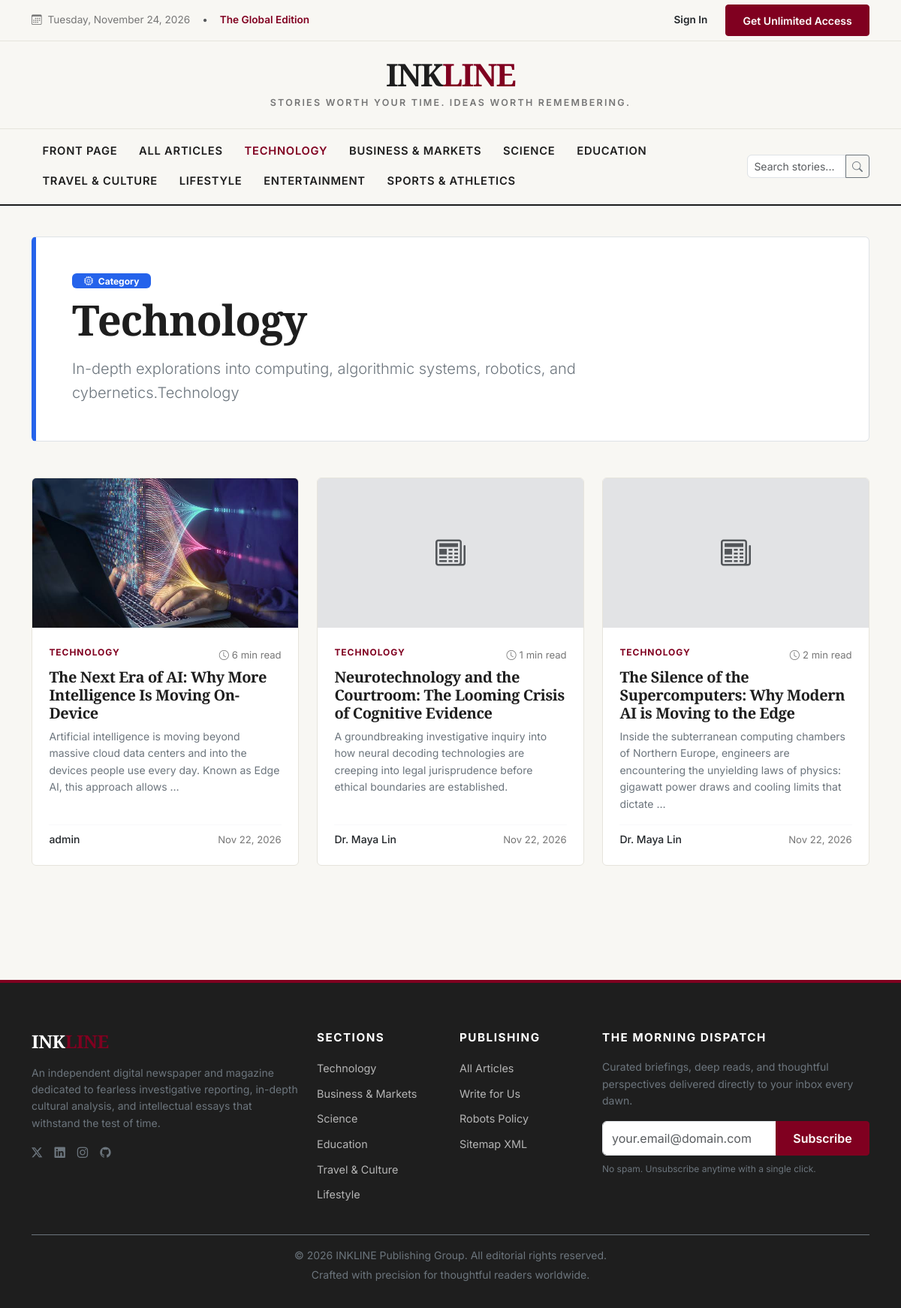
The app's page /articles/category/technology/, older data.
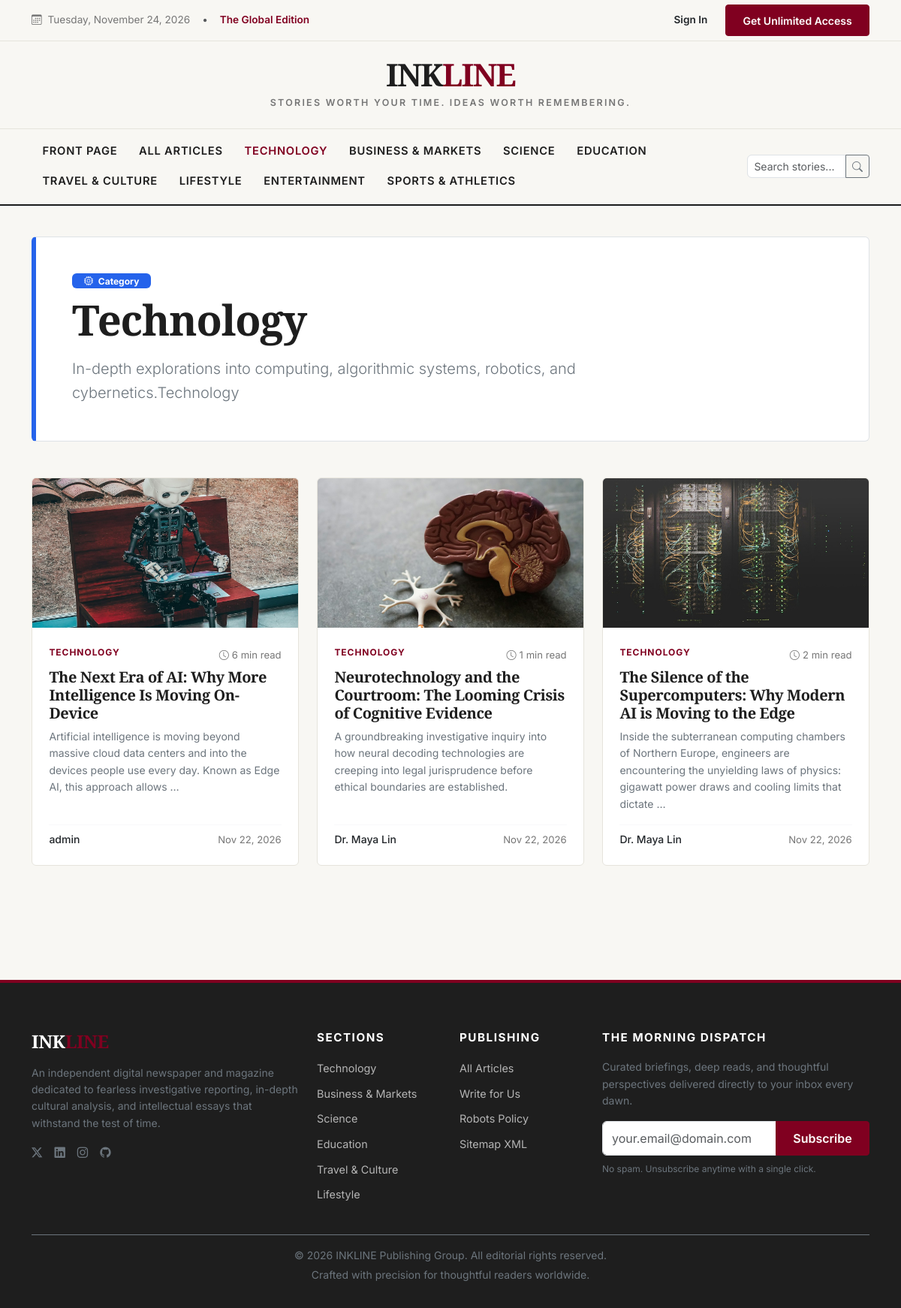
The same page, newer data.
### articles/models.py (models this page shows, shortened)
class Article(models.Model):
    class ArticleType(models.TextChoices):
        NEWS = 'NEWS', 'News'
        OPINION = 'OPINION', 'Opinion'
        FEATURE = 'FEATURE', 'Feature Story'
        EDITORIAL = 'EDITORIAL', 'Editorial'
        INTERVIEW = 'INTERVIEW', 'Interview'
        LONGFORM = 'LONGFORM', 'Long-form Investigation'
    class ArticleStatus(models.TextChoices):
        DRAFT = 'DRAFT', 'Draft'
        SUBMITTED = 'SUBMITTED', 'Submitted for Review'
        CHANGES_REQUESTED = 'CHANGES_REQUESTED', 'Changes Requested'
        APPROVED = 'APPROVED', 'Approved'
        SCHEDULED = 'SCHEDULED', 'Scheduled'
        PUBLISHED = 'PUBLISHED', 'Published'
        REJECTED = 'REJECTED', 'Rejected'
        ARCHIVED = 'ARCHIVED', 'Archived'
    title = models.CharField(max_length=255)
    subtitle = models.CharField(max_length=350, blank=True)
    slug = models.SlugField(max_length=280, unique=True, db_index=True)
    author = models.ForeignKey(settings.AUTH_USER_MODEL, on_delete=models.CASCADE, related_name='articles')
    category = models.ForeignKey(Category, on_delete=models.PROTECT, related_name='articles')
    tags = models.ManyToManyField(Tag, blank=True, related_name='articles')
    article_type = models.CharField(max_length=20, choices=ArticleType.choices, default=ArticleType.NEWS)
    excerpt = models.TextField(max_length=600, help_text='Short teaser shown to public visitors.')
    content = models.TextField(help_text='Full article content. Protected server-side.')
    cover_image = models.ImageField(upload_to='article_covers/', blank=True, null=True)
    cover_caption = models.CharField(max_length=255, blank=True)
    cover_credit = models.CharField(max_length=150, blank=True)
    status = models.CharField(max_length=20, choices=ArticleStatus.choices, default=ArticleStatus.DRAFT, db_index=True)
    word_count = models.PositiveIntegerField(default=0)
    estimated_reading_time = models.PositiveIntegerField(default=1, help_text='Estimated reading time in minutes')
    views_count = models.PositiveIntegerField(default=0)
    is_featured = models.BooleanField(default=False, help_text='Show in top featured hero banner')
    is_editors_pick = models.BooleanField(default=False, help_text='Show in Editor\'s Picks carousel')
    is_trending = models.BooleanField(default=False, help_text='Manually flag or algorithmically elevated')
    sources = models.TextField(blank=True, help_text='Optional primary sources or citations')
    created_at = models.DateTimeField(auto_now_add=True)
    updated_at = models.DateTimeField(auto_now=True)
    scheduled_at = models.DateTimeField(null=True, blank=True)
    published_at = models.DateTimeField(null=True, blank=True, db_index=True)
    class Meta:
        ordering = ['-published_at', '-created_at']

class Category(models.Model):
    name = models.CharField(max_length=100, unique=True)
    slug = models.SlugField(max_length=120, unique=True)
    description = models.TextField(blank=True)
    icon = models.CharField(max_length=50, default='bi-newspaper', help_text='Bootstrap Icon class')
    accent_color = models.CharField(max_length=30, default='#800020', help_text='Hex color code')
    order = models.PositiveIntegerField(default=0)
    is_active = models.BooleanField(default=True)
    class Meta:
        verbose_name_plural = 'Categories'
        ordering = ['order', 'name']

### accounts/models.py (models this page shows, shortened)
class CustomUser(AbstractUser):
    class Role(models.TextChoices):
        READER = 'READER', 'Reader'
        AUTHOR = 'AUTHOR', 'Author'
        ADMIN = 'ADMIN', 'Administrator'
    email = models.EmailField(unique=True, verbose_name='Email Address')
    role = models.CharField(max_length=20, choices=Role.choices, default=Role.READER)
    is_email_verified = models.BooleanField(default=False)
    email_verification_token = models.CharField(max_length=100, blank=True, null=True)
    created_at = models.DateTimeField(default=timezone.now)
    USERNAME_FIELD = 'username'
    REQUIRED_FIELDS = ['email']

class AuthorProfile(models.Model):
    user = models.OneToOneField(CustomUser, on_delete=models.CASCADE, related_name='author_profile')
    pen_name = models.CharField(max_length=100, blank=True)
    tagline = models.CharField(max_length=200, blank=True, help_text="e.g. Senior Investigative Tech Reporter")
    bio = models.TextField(blank=True)
    profile_picture = models.ImageField(upload_to='author_profiles/', blank=True, null=True)
    writing_interests = models.CharField(max_length=300, blank=True, help_text="e.g. Artificial Intelligence, Climate Science, Geopolitics")
    website_url = models.URLField(blank=True, null=True)
    twitter_handle = models.CharField(max_length=50, blank=True)
    linkedin_url = models.URLField(blank=True, null=True)
    is_approved = models.BooleanField(default=False)
    is_suspended = models.BooleanField(default=False)
    approved_at = models.DateTimeField(null=True, blank=True)
    created_at = models.DateTimeField(auto_now_add=True)
    updated_at = models.DateTimeField(auto_now=True)
    def display_name(self):
        if self.pen_name:
            return self.pen_name
        full = f"{self.user.first_name} {self.user.last_name}".strip()
        return full if full else self.user.username

### articles/views.py (the view)
# urls.py: path('category/<slug:slug>/', views.category_detail_view, name='category_detail'),
def category_detail_view(request, slug):
    category = get_object_or_404(Category, slug=slug, is_active=True)
    now = timezone.now()
    articles_qs = Article.objects.filter(
        category=category,
        status=Article.ArticleStatus.PUBLISHED,
        published_at__lte=now
    ).select_related('author', 'author__author_profile').prefetch_related('tags')
    sort = request.GET.get('sort', 'latest')
    if sort == 'popular':
        articles_qs = articles_qs.order_by('-views_count', '-published_at')
    else:
        articles_qs = articles_qs.order_by('-published_at')
    paginator = Paginator(articles_qs, 9)
    page_number = request.GET.get('page')
    page_obj = paginator.get_page(page_number)
    return render(request, 'articles/category.html', {
        'category': category,
        'page_obj': page_obj,
        'sort': sort,
    })

### articles/context_processors.py (called while the page is built)
def global_categories(request):
    try:
        categories = Category.objects.filter(is_active=True).order_by('order', 'name')
    except Exception:
        categories = []
    return {'global_categories': categories}

### reader_features/context_processors.py (called while the page is built)
def user_notifications_count(request):
    if request.user.is_authenticated:
        try:
            unread_count = Notification.objects.filter(recipient=request.user, is_read=False).count()
        except Exception:
            unread_count = 0
        return {'unread_notifications_count': unread_count}
    return {'unread_notifications_count': 0}

### templates/articles/category.html (shortened to what this page needs)
{% extends 'base.html' %}
{% load static %}
{% block content %}
<div class="container py-4">
    <div class="p-4 p-md-5 mb-5 rounded bg-white border" style="border-left: 6px solid {{ category.accent_color }} !important;">
        <div class="d-flex align-items-center gap-2 mb-2">
            <span class="badge text-white px-3 py-1" style="background-color: {{ category.accent_color }};">
                <i class="bi {{ category.icon }} me-1"></i> Category
            </span>
        </div>
        <h1 class="font-serif fw-bold display-4 mb-3">{{ category.name }}</h1>
        <p class="lead text-secondary mb-0" style="max-width: 750px;">
            {{ category.description|default:"Curated coverage, editorial commentary, and breaking analysis in "|add:category.name }}
        </p>
    </div>
    <div class="row g-4 mb-5">
        {% for article in page_obj %}
            <div class="col-md-6 col-lg-4">
                {% include 'components/article_card.html' with article=article %}
            </div>
        {% endfor %}
    </div>
</div>
{% endblock %}

### templates/components/article_card.html (shortened to what this page needs)
<div class="article-card">
    <div class="img-wrapper">
        <a href="{% url 'article_detail' article.slug %}">
            {% if article.cover_image %}
                <img src="{{ article.cover_image.url }}" alt="{{ article.title }}" loading="lazy">
            {% else %}
                <div class="d-flex align-items-center justify-content-center h-100 bg-secondary-subtle text-muted">
                    <i class="bi bi-newspaper fs-1"></i>
                </div>
            {% endif %}
        </a>
    </div>
    <div class="card-body">
        <div class="d-flex justify-content-between align-items-center mb-1">
            <a href="{% url 'category_detail' article.category.slug %}" class="category-badge">
                {{ article.category.name }}
            </a>
            <span class="meta-text"><i class="bi bi-clock me-1"></i>{{ article.estimated_reading_time }} min read</span>
        </div>
        <h5 class="card-title font-serif fw-bold mb-2">
            <a href="{% url 'article_detail' article.slug %}" class="article-title-link">
                {{ article.title }}
            </a>
        </h5>
        <p class="card-text text-secondary small flex-grow-1">
            {{ article.excerpt|truncatewords:24 }}
        </p>
        <div class="d-flex justify-content-between align-items-center pt-2 mt-auto border-top border-light">
            <div class="d-flex align-items-center gap-2">
                <a href="{% url 'author_public_profile' article.author.username %}" class="text-decoration-none text-dark fw-medium small">
                    {{ article.author.author_profile.display_name|default:article.author.username }}
                </a>
            </div>
            <div class="d-flex align-items-center gap-2">
                <span class="meta-text">{{ article.published_at|date:"M j, Y" }}</span>
            </div>
        </div>
    </div>
</div>

Row changes from the older to the newer data that the page shows:
changed Article "The Next Era of AI: Why More Intelligence Is Moving On-Device": cover_image: a different picture
changed Article "Neurotechnology and the Courtroom: The Looming Crisis of Cognitive Evidence": cover_image: picture added
changed Article "The Silence of the Supercomputers: Why Modern AI is Moving to the Edge": cover_image: picture added
